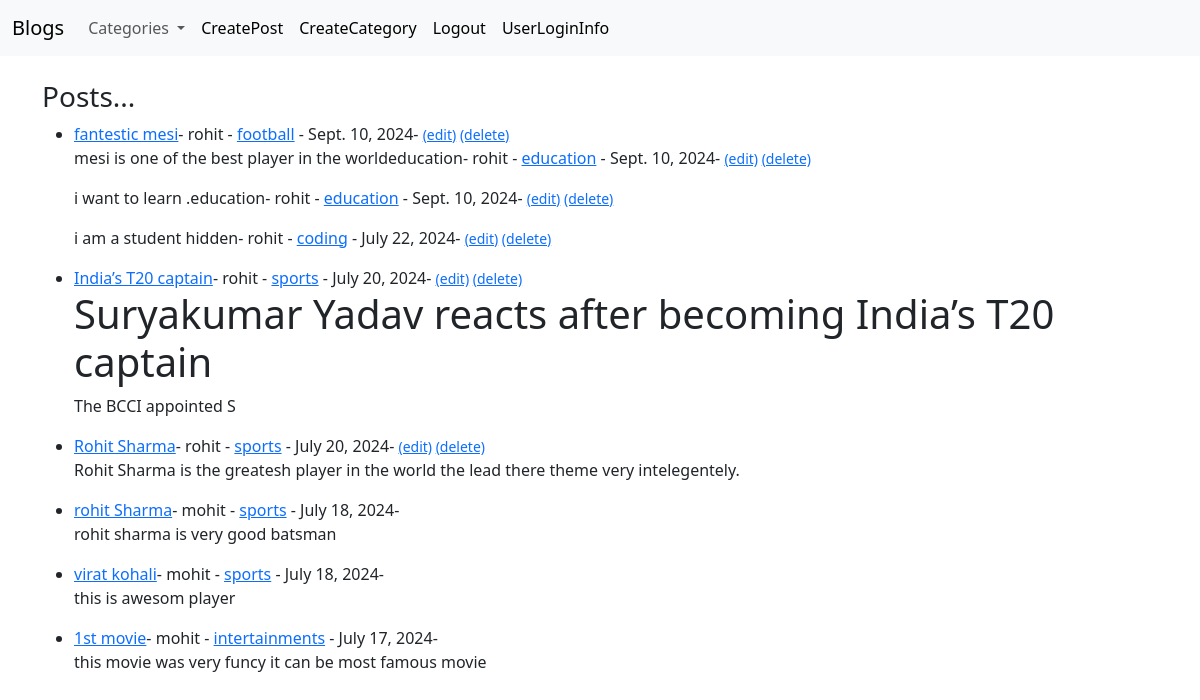
Screenshot of / (signed in) with the database file from the repository.
### blogapp/models.py (models this page shows, shortened)
class Post(models.Model):
    title = models.CharField(max_length=250)
    title_tag = models.CharField(max_length=250)
    author = models.ForeignKey(User,on_delete=models.CASCADE)
    body = RichTextField(blank=True,null=True)
    post_date = models.DateField(auto_now_add=True)
    category = models.CharField(max_length=250,default='coding...')
    like = models.ManyToManyField(User,related_name="blog_post")

### blogapp/views.py (the view)
# urls.py: path("",AllBlogPosts.as_view(),name='posts'),
class AllBlogPosts(ListView):
    model = Post
    template_name = 'index.html'
    ordering = ['-post_date']
    def get_context_data(self,*args,**kwargs):
        cats_menu = Category.objects.all()
        context = super(AllBlogPosts,self).get_context_data(*args,**kwargs)
        context['cats_menu']=cats_menu
        return context

### blogapp/models.py (called while the page is built)
    def __str__(self):
        return self.name

### templates/index.html
{% extends "base.html" %}
{% block content %}
<h3>Posts...</h3>
<ul>
    {% for post in object_list %}
    <li>
    <a href="{% url 'detail-post' post.pk %}">{{post.title}}</a>-
    {{post.author}} - <a href="{% url 'categories' post.category|slugify %}">{{post.category}}</a> - {{post.post_date}}-
    {% if user.is_authenticated %}
        {% if user.id == post.author.id%}
            <small>
                <a href="{% url 'edit-post' post.pk %}">(edit)</a>
                <a href="{% url 'delete-post' post.pk %}">(delete)</a>
            </small>
        {% endif %}
    {%endif%}
    <br>
    {{post.body |slice:"0:100"| safe}}
    </li>
    {% endfor %}
</ul>
{% endblock %}

### rows the page displays
Post: title "fantestic mesi", author "rohit", category "football", post_date "Sept. 10, 2024", shows "(edit)", body "mesi is one of the best player in the world"
Post: title "education", author "rohit", category "education", post_date "Sept. 10, 2024", shows "(edit)", body "i want to learn ."
Post: title "education", author "rohit", category "education", post_date "Sept. 10, 2024", shows "(edit)", body "i am a student"
Post: title "hidden", author "rohit", category "coding", post_date "July 22, 2024", shows "(edit)"
Post: title "India’s T20 captain", author "rohit", category "sports", post_date "July 20, 2024", shows "(edit)", body "Suryakumar Yadav reacts after becoming India’s T20 captain The BCCI appointed S"
Post: title "Rohit Sharma", author "rohit", category "sports", post_date "July 20, 2024", shows "(edit)", body "Rohit Sharma is the greatesh player in the world the lead there theme very intelegentely."
Post: title "rohit Sharma", author "mohit", category "sports", post_date "July 18, 2024", body "rohit sharma is very good batsman"
Post: title "virat kohali", author "mohit", category "sports", post_date "July 18, 2024", body "this is awesom player"
Post: title "1st movie", author "mohit", category "intertainments", post_date "July 17, 2024", body "this movie was very funcy it can be most famous movie"
